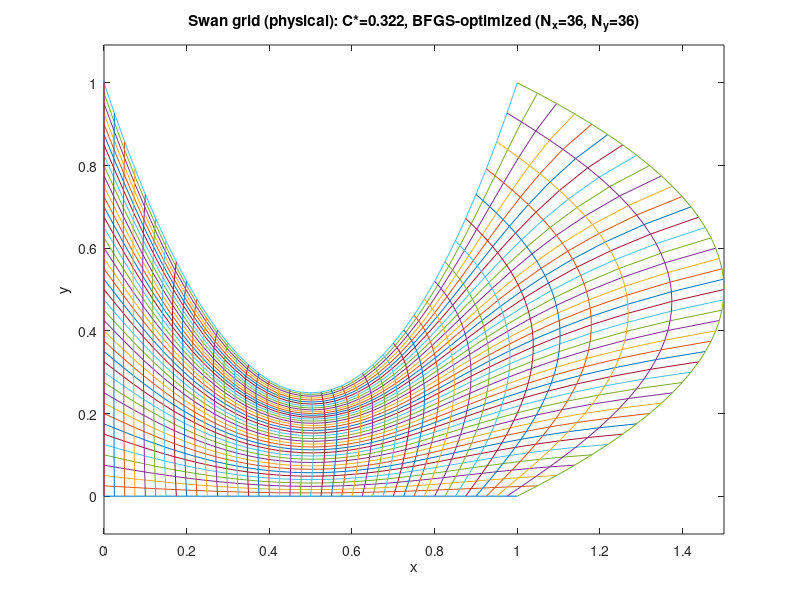
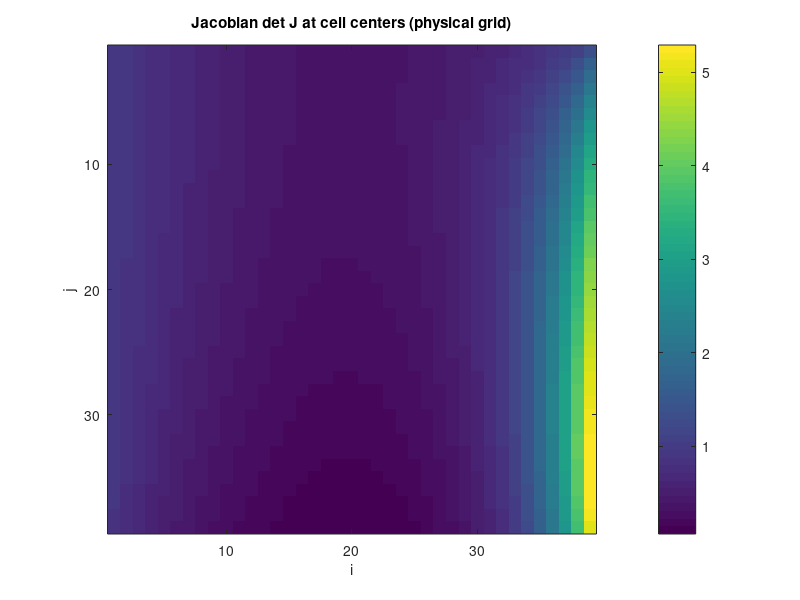
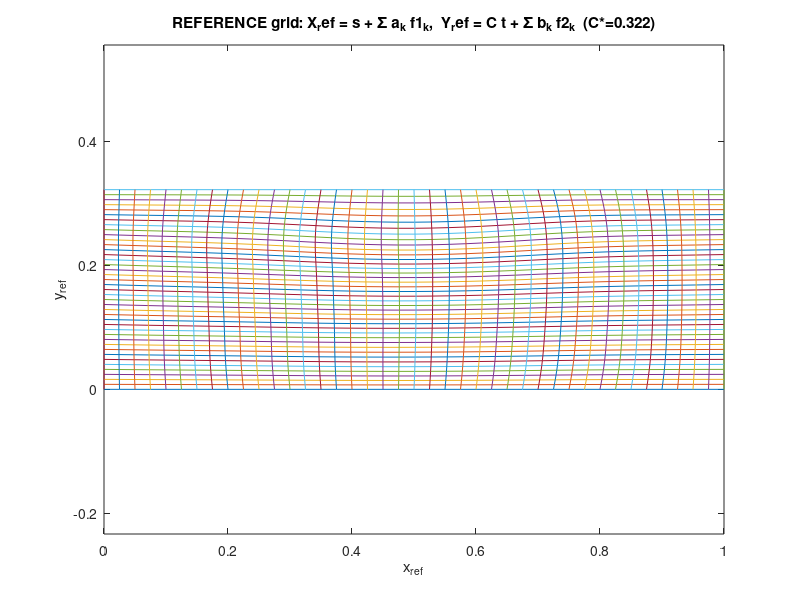
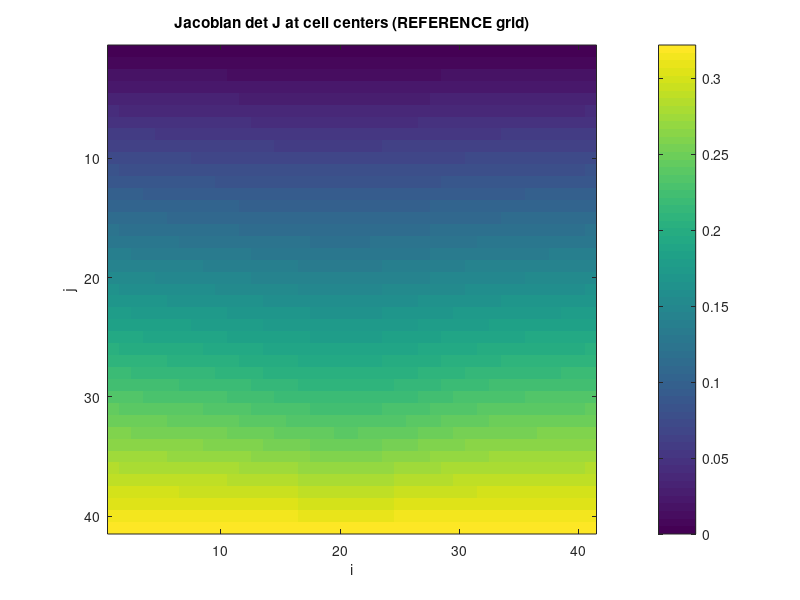

Here is the MATLAB script that generated these plots, in order:
function swan_optimize_refgrid_bfgs_userN
% Reference grid = [s, C t] + [sum a_k f1_k, sum b_k f2_k], with f•_k=0 on boundary.
% You choose how many basis functions: N_basis (or Kx_desired/Ky_desired).
% Outer Brent (fminbnd) optimizes C; inner custom BFGS (no toolbox) optimizes a,b.
%
% NEW: also builds & plots the REFERENCE GRID itself (Xref,Yref),
%      and prints its Jacobian stats.

clear; clc;

%% ==================== User settings ======================================
Ns = 41; Nt = 41;            % logical grid sizes (s-columns x t-rows)
N_basis = 36;                % <- total bubbles for X and for Y (set this)
Kx_desired = N_basis;        % or set these separately
Ky_desired = N_basis;

mode_order = 'radial';       % 'radial' (by m^2+n^2) or 'lexico' (by m then n)

mu = 1.0; lambda = 1.0;      % Lamé weights
C_bracket = [0.10, 2.00];    % Brent bracket for C
beta_reg = 1e-6;             % tiny Tikhonov on coeffs
epsJ = 1e-3;                 % Jacobian safety floor
kappa = 10.0;                % smooth barrier strength near J -> 0

normalize_basis = true;      % normalize bubbles by derivative RMS
print_modes = true;          % print selected & optimized modes

%% ==================== Boundaries (Swan) ==================================
I = Ns; J = Nt;
hs = 1/(I-1); ht = 1/(J-1);
nI = I-2; nJ = J-2;

xb_fun = @(s) s;                  yb_fun = @(s) 0*s;
xt_fun = @(s) s;                  yt_fun = @(s) 1 - 3*s + 3*s.^2;
xl_fun = @(s) 0*s;                yl_fun = @(s) s;
xr_fun = @(s) 1 + 2*s - 2*s.^2;   yr_fun = @(s) s;

sb = linspace(0,1,I); sl = linspace(0,1,J).';
xb = xb_fun(sb);  yb = yb_fun(sb);
xt = xt_fun(sb);  yt = yt_fun(sb);
xl = xl_fun(sl);  yl = yl_fun(sl);
xr = xr_fun(sl);  yr = yr_fun(sl);

BND.X = nan(J,I); BND.Y = nan(J,I);
BND.X(1,:) = xb;  BND.Y(1,:) = yb;
BND.X(J,:) = xt;  BND.Y(J,:) = yt;
BND.X(:,1) = xl;  BND.Y(:,1) = yl;
BND.X(:,I) = xr;  BND.Y(:,I) = yr;
BND.X(1,1)=xb(1);   BND.Y(1,1)=yb(1);
BND.X(1,I)=xb(end); BND.Y(1,I)=yb(end);
BND.X(J,1)=xt(1);   BND.Y(J,1)=yt(1);
BND.X(J,I)=xt(end); BND.Y(J,I)=yt(end);

%% ==================== Sylvester operators & RHS stencils ==================
eI = ones(nI,1); eJ = ones(nJ,1);
Ts = spdiags([-eI 2*eI -eI], [-1 0 1], nI, nI);  % s-Laplacian (Dirichlet)
Tt = spdiags([-eJ 2*eJ -eJ], [-1 0 1], nJ, nJ);  % t-Laplacian (Dirichlet)

bFxL = BND.X(2:J-1, 1);   bFyL = BND.Y(2:J-1, 1);
bFxR = BND.X(2:J-1, I);   bFyR = BND.Y(2:J-1, I);
bFxB = BND.X(1, 2:I-1);   bFyB = BND.Y(1, 2:I-1);
bFxT = BND.X(J, 2:I-1);   bFyT = BND.Y(J, 2:I-1);

%% ==================== Make bubble mode lists =============================
modes_X = make_modes(Kx_desired, mode_order);
modes_Y = make_modes(Ky_desired, mode_order);

if print_modes
    fprintf('Using %d X-basis and %d Y-basis functions.\n', size(modes_X,1), size(modes_Y,1));
    fprintf('modes_X = %s\n', mat2str(modes_X));
    fprintf('modes_Y = %s\n\n', mat2str(modes_Y));
end

%% ==================== Build bases & center-derivatives ===================
[sgrid, tgrid] = meshgrid(sb, sl);   % JxI

Kx = size(modes_X,1); Ky = size(modes_Y,1);

F1 = cell(Kx,1);  F1s_c = cell(Kx,1);  F1t_c = cell(Kx,1);
F2 = cell(Ky,1);  F2s_c = cell(Ky,1);  F2t_c = cell(Ky,1);

center_derivs = @(F) deal( ...
    (F(:,3:end)-F(:,1:end-2))/(2*hs), ...  % *_s (J x (I-2))
    (F(3:end,:)-F(1:end-2,:))/(2*ht) ...   % *_t ((J-2) x I)
);

for k = 1:Kx
    m = modes_X(k,1); n = modes_X(k,2);
    F = sin(m*pi*sgrid).*sin(n*pi*tgrid);      % zero on boundaries
    [Fs, Ft] = center_derivs(F);
    F1{k}    = F;
    F1s_c{k} = Fs(2:end-1,:);                  % (J-2) x (I-2)
    F1t_c{k} = Ft(:,2:end-1);                  % (J-2) x (I-2)
end
for k = 1:Ky
    m = modes_Y(k,1); n = modes_Y(k,2);
    F = sin(m*pi*sgrid).*sin(n*pi*tgrid);
    [Fs, Ft] = center_derivs(F);
    F2{k}    = F;
    F2s_c{k} = Fs(2:end-1,:);
    F2t_c{k} = Ft(:,2:end-1);
end

% Normalize by derivative RMS (optional)
if normalize_basis
    for k = 1:Kx
        sc = sqrt(mean(F1s_c{k}(:).^2 + F1t_c{k}(:).^2));
        if sc>0, F1{k}=F1{k}/sc; F1s_c{k}=F1s_c{k}/sc; F1t_c{k}=F1t_c{k}/sc; end
    end
    for k = 1:Ky
        sc = sqrt(mean(F2s_c{k}(:).^2 + F2t_c{k}(:).^2));
        if sc>0, F2{k}=F2{k}/sc; F2s_c{k}=F2s_c{k}/sc; F2t_c{k}=F2t_c{k}/sc; end
    end
end

cellArea = hs*ht;

%% ==================== Warm start for inner BFGS ==========================
last_z = zeros(Kx+Ky,1);   % captured by nested functions

%% ==================== Outer Brent on C; inner BFGS on (a,b) ==============
energy_at_C = @(C) inner_opt(C);   % nested (captures last_z)

opts_b = optimset('TolX',1e-3,'Display','iter');
[C_opt, E_opt] = fminbnd(@(C) energy_at_C(C), C_bracket(1), C_bracket(2), opts_b);

% Final inner solve at C* to fetch (a*,b*) and final grid
[z_star, ~] = bfgs(@(z) energy_grad_coeffs(C_opt, z), last_z, struct('display',true));
a_opt = z_star(1:Kx);  b_opt = z_star(Kx+1:end);
[~, ~, ~, Xopt, Yopt, Jc] = energy_grad_coeffs(C_opt, z_star);

fprintf('\nBest C ≈ %.6f\nTotal energy ≈ %.6e\nMin Jacobian(center) ≈ %.3e\n', C_opt, E_opt, min(Jc(:)));
fprintf('||a||_2=%.3e, ||b||_2=%.3e\n', norm(a_opt), norm(b_opt));

if print_modes
    fprintf('\nOptimized X modes [m n a]: %s\n', mat2str([modes_X, a_opt(:)], 6));
    fprintf('Optimized Y modes [m n b]: %s\n\n', mat2str([modes_Y, b_opt(:)], 6));
end

%% ==================== Plot: actual grid (physical) =======================
figure; hold on; axis equal; box on;
for j=1:J, plot(Xopt(j,:),Yopt(j,:),'-'); end
for i=1:I, plot(Xopt(:,i),Yopt(:,i),'-'); end
title(sprintf('Swan grid (physical): C*=%.3f, BFGS-optimized (N_x=%d, N_y=%d)', C_opt, Kx, Ky));
xlabel('x'); ylabel('y');

figure; imagesc(Jc); axis image; colorbar;
title('Jacobian det J at cell centers (physical grid)'); xlabel('i'); ylabel('j');

%% ==================== NEW: build & plot the REFERENCE grid ===============
[Xref, Yref] = reference_grid_from(C_opt, a_opt, b_opt);       % [s + sum a_k F1,  C t + sum b_k F2]
[~, ~, ~, ~, Jc_ref] = energy_grad_coeffs_reference(C_opt, a_opt, b_opt);

figure; hold on; axis equal; box on;
for j=1:J, plot(Xref(j,:), Yref(j,:), '-'); end
for i=1:I, plot(Xref(:,i), Yref(:,i), '-'); end
title(sprintf('REFERENCE grid: X_ref = s + Σ a_k f1_k,  Y_ref = C t + Σ b_k f2_k  (C*=%.3f)', C_opt));
xlabel('x_{ref}'); ylabel('y_{ref}');

figure; imagesc(Jc_ref); axis image; colorbar;
title('Jacobian det J at cell centers (REFERENCE grid)'); xlabel('i'); ylabel('j');

%% ==================== Nested helpers =====================================
    function modes = make_modes(K, order)
        % Generate K pairs (m,n) with m,n>=1, in chosen order.
        % 'radial': by m^2+n^2 (ties by m then n).  'lexico': by m, then n.
        maxM = ceil(2 + sqrt(K)*2);  % crude envelope
        cand = [];
        for m = 1:maxM
            for n = 1:maxM
                cand = [cand; m, n, m*m+n*n]; %#ok<AGROW>
            end
        end
        switch lower(order)
            case 'radial'
                [~,idx] = sortrows(cand,[3 1 2]); % by radius^2, then m,n
            case 'lexico'
                [~,idx] = sortrows(cand,[1 2]);   % by m, then n
            otherwise
                error('Unknown mode_order: %s', order);
        end
        modes = cand(idx(1:K),1:2);
    end

    function E = inner_opt(C)
        bfgs_opts.maxIter = 200;
        bfgs_opts.tolGrad = 1e-6;
        bfgs_opts.tolStep = 1e-10;
        bfgs_opts.display = false;
        [z_opt, E] = bfgs(@(z) energy_grad_coeffs(C, z), last_z, bfgs_opts);
        last_z = z_opt;   % warm start for next C
    end

    function [X, Y] = base_grid_from_C(C)
        wx = 1/(hs^2);             % A=1
        wy = 1/((C^2)*ht^2);
        Aop = wy * full(Tt);
        Bop = wx * full(Ts);

        Fx = zeros(nJ,nI);  Fy = zeros(nJ,nI);
        Fx(:,1)   = Fx(:,1)   + wx * bFxL;   Fy(:,1)   = Fy(:,1)   + wx * bFyL;
        Fx(:,end) = Fx(:,end) + wx * bFxR;   Fy(:,end) = Fy(:,end) + wx * bFyR;
        Fx(1,:)   = Fx(1,:)   + wy * bFxB;   Fy(1,:)   = Fy(1,:)   + wy * bFyB;
        Fx(end,:) = Fx(end,:) + wy * bFxT;   Fy(end,:) = Fy(end,:) + wy * bFyT;

        Ux = sylvester(Aop, Bop, Fx);
        Uy = sylvester(Aop, Bop, Fy);

        % Sanity: sizes must be (J-2)x(I-2)
        assert(isequal(size(Ux), [J-2, I-2]), 'Ux size mismatch');
        assert(isequal(size(Uy), [J-2, I-2]), 'Uy size mismatch');

        X = BND.X;  Y = BND.Y;
        X(2:J-1,2:I-1) = Ux;
        Y(2:J-1,2:I-1) = Uy;
    end

    function [xs, ys, xt, yt, Jc] = metrics(X, Y)
        x_s = (X(:,3:end)-X(:,1:end-2))/(2*hs);
        y_s = (Y(:,3:end)-Y(:,1:end-2))/(2*hs);
        x_t = (X(3:end,:)-X(1:end-2,:))/(2*ht);
        y_t = (Y(3:end,:)-Y(1:end-2,:))/(2*ht);
        xs = x_s(2:end-1,:);  ys = y_s(2:end-1,:);
        xt = x_t(:,2:end-1);  yt = y_t(:,2:end-1);
        Jc = xs.*yt - xt.*ys;
    end

    % ---------- energy & gradient on the PHYSICAL grid (unchanged) ----------
    function [E, g, minJ, Xfull, Yfull, Jc] = energy_grad_coeffs(C, z)
        a = z(1:Kx); b = z(Kx+1:end);
        [X0, Y0] = base_grid_from_C(C);
        [xs, ys, xt, yt, Jc] = metrics(X0, Y0);
        for k = 1:Kx, xs = xs + a(k)*F1s_c{k}; xt = xt + a(k)*F1t_c{k}; end
        for k = 1:Ky, ys = ys + b(k)*F2s_c{k}; yt = yt + b(k)*F2t_c{k}; end
        Jsafe = max(Jc, epsJ);
        logJ  = log(Jsafe);
        d = 2;
        trC = xs.^2 + ys.^2 + xt.^2 + yt.^2;
        W = 0.5*mu*(trC - d) - mu*logJ + 0.5*lambda*(logJ.^2);
        r = max(0, epsJ - Jc);
        B = kappa * (r.^2);
        E = cellArea * sum(W(:) + B(:)) + beta_reg*(sum(a.^2)+sum(b.^2));
        minJ = min(Jc(:));
        common = (-mu + lambda*logJ) ./ Jsafe;
        dW_dxs = mu*xs + common .* (yt);
        dW_dxt = mu*xt + common .* (-ys);
        dW_dys = mu*ys + common .* (-xt);
        dW_dyt = mu*yt + common .* (xs);
        active = (Jc < epsJ);
        T = zeros(size(Jc)); T(active) = -2*kappa .* (epsJ - Jc(active));
        dW_dxs = dW_dxs + T .* (yt);
        dW_dxt = dW_dxt + T .* (-ys);
        dW_dys = dW_dys + T .* (-xt);
        dW_dyt = dW_dyt + T .* (xs);
        g = zeros(Kx+Ky,1);
        for k = 1:Kx
            g(k) = cellArea * sum( dW_dxs(:).*F1s_c{k}(:) + dW_dxt(:).*F1t_c{k}(:) ) ...
                   + 2*beta_reg*a(k);
        end
        for k = 1:Ky
            g(Kx+k) = cellArea * sum( dW_dys(:).*F2s_c{k}(:) + dW_dyt(:).*F2t_c{k}(:) ) ...
                      + 2*beta_reg*b(k);
        end
        if nargout >= 4
            Xfull = X0; Yfull = Y0;
            for k = 1:Kx, Xfull = Xfull + a(k)*F1{k}; end
            for k = 1:Ky, Yfull = Yfull + b(k)*F2{k}; end
        end
    end

    % ---------- NEW: build / evaluate the REFERENCE grid ----------
    function [Xref, Yref] = reference_grid_from(C, a, b)
        Xref = sgrid;              % s
        Yref = C * tgrid;          % C t
        for k = 1:Kx, Xref = Xref + a(k)*F1{k}; end
        for k = 1:Ky, Yref = Yref + b(k)*F2{k}; end
    end

    % convenience: compute center-Jacobian on the reference grid
    function [xs,ys,xt,yt,Jc] = metrics_reference(C,a,b)
        [Xr, Yr] = reference_grid_from(C,a,b);
        [xs,ys,xt,yt,Jc] = metrics(Xr, Yr);
    end

    % wrapper used after optimization to report J on the reference grid
    function [E, g, minJ, Xr, Yr, Jc_ref] = energy_grad_coeffs_reference(C,a,b)
        % no energy/gradient needed; just reuse code paths to get metrics
        [Xr, Yr] = reference_grid_from(C,a,b);
        [~,~,~,~,Jc_ref] = metrics(Xr,Yr);
        E = NaN; g = []; minJ = min(Jc_ref(:));
    end

    % ---------- BFGS (unchanged) ----------
    function [z, f] = bfgs(fun, z0, opts)
        if ~isfield(opts,'maxIter'),  opts.maxIter = 200; end
        if ~isfield(opts,'tolGrad'),  opts.tolGrad = 1e-6; end
        if ~isfield(opts,'tolStep'),  opts.tolStep = 1e-12; end
        if ~isfield(opts,'c1'),       opts.c1 = 1e-4; end
        if ~isfield(opts,'rho'),      opts.rho = 0.5; end
        if ~isfield(opts,'display'),  opts.display = true; end
        z = z0(:);
        [f, g] = fun(z);
        nv = numel(z);
        H  = eye(nv);
        for it = 1:opts.maxIter
            if opts.display
                fprintf('  BFGS iter %3d: f=%.6e  ||g||_inf=%.3e\n', it, f, norm(g,inf));
            end
            if norm(g,inf) < opts.tolGrad, break; end
            p = -H*g; if g'*p >= 0, p = -g; end
            t = 1.0; f0 = f; g0 = g;
            while true
                ztrial = z + t*p;
                [ftrial, gtrial] = fun(ztrial);
                if ftrial <= f0 + opts.c1*t*(g0'*p) || t < 1e-16, break; end
                t = t * opts.rho;
            end
            s = t*p;
            z = z + s;
            y = gtrial - g;
            f = ftrial; g = gtrial;
            ys = y'*s;
            if ys <= 1e-12
                H = eye(nv);
            else
                Id  = eye(nv);
                rhoB = 1/ys;
                V   = Id - rhoB*(s*y');
                H   = V*H*V' + rhoB*(s*s');
            end
            if norm(s,inf) < opts.tolStep, break; end
        end
    end
end
